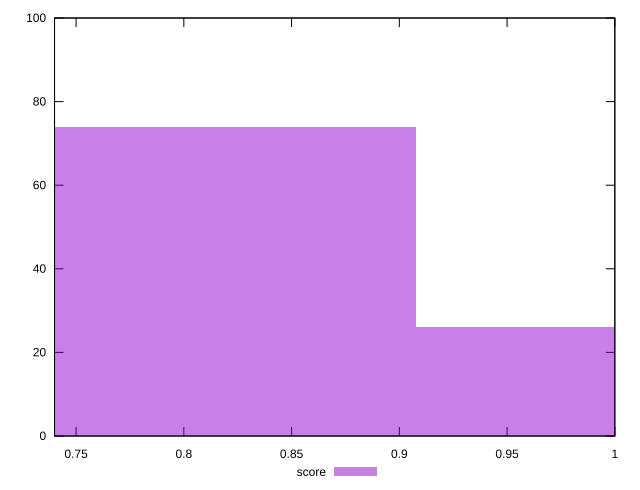

Reproduce this figure in gnuplot.
reset

$score <<EOF
0.7781494200837888 74
1.0375325601117185 26
EOF

set key outside below
set boxwidth 0.2593831400279296
set xrange [0.74:1]
set yrange [0:100]
set trange [0:100]
set style fill transparent solid 0.5 noborder
set terminal svg size 640, 490 enhanced background rgb 'white'
set output "report_00026_2021-02-22T21:38:55.199Z/uses-rel-preconnect/samples/pages+cached/score/histogram.svg"

plot $score title "score" with boxes

reset
